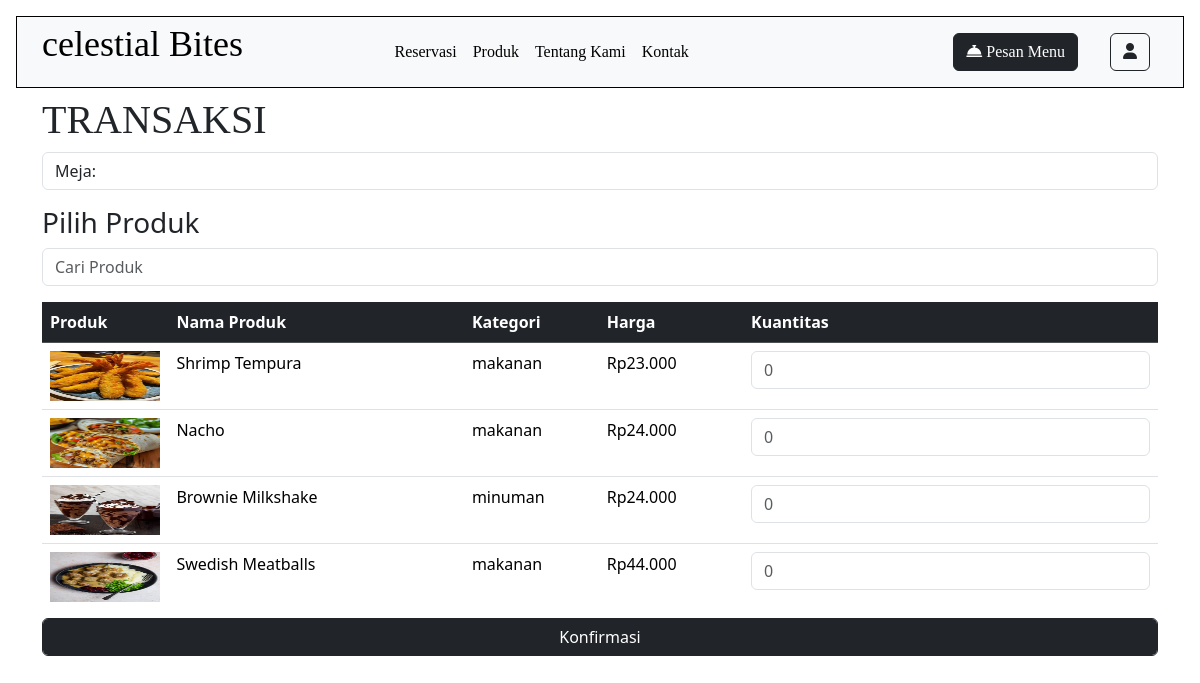
Screenshot of /pages/transaksi.php with the database file from the repository.
### tables this page shows
CREATE TABLE `produk` (
  `id_produk` int(11) NOT NULL,
  `nama_produk` varchar(255) NOT NULL,
  `kategori` enum('makanan','minuman') NOT NULL,
  `harga_produk` decimal(10,2) NOT NULL,
  `gambar_produk` text NOT NULL
);

### db/db.php (called while the page is built, shortened)
<?php
class Database {
    private $host = "localhost";
    private $user = "root";
    private $pass = "";
    private $db = "celestial_bites";
    public $conn;
    public function __construct(){
        $this->conn = new mysqli($this->host, $this->user, $this->pass, $this->db);
    }
    public function query($sql) {
        return $this->conn->query($sql);
    }
}
?>

### db/produk.php (called while the page is built, shortened)
<?php
require_once 'db.php';
class Produk
{
    public $db;
    public function __construct()
    {
        $this->db = new Database();
    }
    public function read()
    {
        $query = "SELECT * FROM produk ORDER BY id_produk desc";
        return $this->db->query($query);
    }
}

### pages/transaksi.php (the view, shortened to what this page needs)
<?php
$id_meja = $_SESSION['id_meja'];
?>
<!DOCTYPE html>
<html lang="en">
<head>
    <link rel="stylesheet" href="../style/font.css">
    <link rel="stylesheet" href="https://cdnjs.cloudflare.com/ajax/libs/font-awesome/6.6.0/css/all.min.css" />
    <link href="https://cdn.jsdelivr.net/npm/bootstrap@5.3.3/dist/css/bootstrap.min.css" rel="stylesheet">
</head>
<body>
    <?php include "../navbar.php"; ?>
    <section class="section-trans container align-item-left">
        <div class="d-flex flex-column">
            <h1>TRANSAKSI</h1>
            <form id="transaksiForm" action="../db/transaksi_action.php?action=insert" method="POST" class="contact-form">
                <div class="mb-3">
                    <label for="id_meja" class="form-control">Meja: <?php echo htmlspecialchars($id_meja); ?></label>
                </div>
                <h3>Pilih Produk</h3>
                <div class="mb-3 search">
                    <input type="text" class="form-control" placeholder="Cari Produk" id="searchInput" onkeyup="filterProducts()">
                </div>
                <div class="mb-3">
                    <div style="max-height: 300px; overflow-y: auto;">
                        <table class="table" id="productTable">
                            <thead class="table-dark" style="position: sticky; top: 0;">
                                <tr>
                                    <th>Produk</th>
                                    <th>Nama Produk</th>
                                    <th>Kategori</th>
                                    <th>Harga</th>
                                    <th>Kuantitas</th>
                                </tr>
                            </thead>
                            <tbody>
                                <?php
                                require_once '../db/produk.php';
                                $produk = new Produk;
                                $result = $produk->read();
                                while ($row = $result->fetch_assoc()) {
                                ?>
                                    <tr>
                                        <td>
                                            <img style="max-height: 50px;" src="../img/card/<?php echo htmlspecialchars($row['gambar_produk']) ?>" class="card-img-top" alt="<?php echo htmlspecialchars($row['nama_produk']) ?>">
                                        </td>
                                        <td class="product-name"><?php echo htmlspecialchars($row['nama_produk']); ?></td>
                                        <td><?php echo htmlspecialchars($row['kategori']); ?></td>
                                        <td><?php echo 'Rp' . number_format($row['harga_produk'], 0, ',', '.'); ?></td>
                                        <td>
                                            <input type="number" name="jumlah_pesanan[<?php echo $row['id_produk']; ?>]" class="form-control quantity-input" placeholder="0" min="0" onchange="checkQuantity(this)">
                                        </td>
                                    </tr>
                                <?php } ?>
                            </tbody>
                        </table>
                    </div>
                </div>
                <button type="button" class="btn btn-dark form-control submit-btn w-100" data-bs-toggle="modal" data-bs-target="#modal">Konfirmasi</button>
            </form>
        </div>
    </section>
</body>
</html>

### navbar.php (shortened to what this page needs)
<!DOCTYPE html>
<html lang="en">
<head>
    <link rel="stylesheet" href="https://cdnjs.cloudflare.com/ajax/libs/font-awesome/6.6.0/css/all.min.css" />
    <link href="https://cdn.jsdelivr.net/npm/bootstrap@5.3.3/dist/css/bootstrap.min.css" rel="stylesheet">
    <link rel="stylesheet" href="style/font.css">
</head>
<body>
    <nav class="navbar navbar-expand-lg navbar-light bg-light fixed-top ms-3 me-3 mt-3">
        <div class="container">
            <a class="navbar-brand me-5" href="homes.php">
                <p class="celestial-bites">
                    <span class="text-wrapper-12">celestial </span>
                    <span class="text-wrapper-4">Bites</span>
                </p>
            </a>
            <div class="collapse navbar-collapse ps-5" id="navbarNav">
                <ul class="navbar-nav ms-auto">
                    <li class="nav-item">
                        <a class="nav-link" href="reservasi.php">Reservasi</a>
                    </li>
                    <li class="nav-item">
                        <a class="nav-link" href="produk.php">Produk</a>
                    </li>
                    <li class="nav-item">
                        <a class="nav-link" href="tentang.php">Tentang Kami</a>
                    </li>
                    <li class="nav-item">
                        <a class="nav-link" href="kontak.php">Kontak</a>
                    </li>
                </ul>
                <ul class="navbar-nav ms-auto">
                    <li class="nav-item me-3">
                        <a class="nav-link" href="transaksi_menu.php">
                            <button class="btn btn-dark">
                            <i class="fa-solid fa-bell-concierge"></i> Pesan Menu
                            </button>
                        </a>
                    </li>
                    <li class="nav-item">
                        <a class="nav-link" href="profil.php">
                            <button class="btn btn-outline-dark">
                                <i class="fa-solid fa-user"></i>
                            </button>
                        </a>
                    </li>
                </ul>
            </div>
        </div>
    </nav>
</body>
</html>

### pages/transaksi.php (style rules this page uses)
.section-trans { padding: 6rem 0; margin-top: 0; }
h1, h2 { font-family: 'Perandory'; }
table { max-height: 3rem; overflow-y: auto; }

### navbar.php (style rules this page uses)
a { font-family: "Montserrat Medium"; }
.nav-item a { color: black; }
.navbar { border: 1px solid black; }
.celestial-bites .text-wrapper-12 { font-family: 'Perandory'; }
.celestial-bites .text-wrapper-4 { font-family: "Burgues Script"; }
.celestial-bites { font-size: 3vw; position: absolute; top: 0; }

### rows the page displays
produk: gambar_produk (picture), nama_produk "Shrimp Tempura", kategori "makanan", harga_produk "23.000"
produk: gambar_produk (picture), nama_produk "Nacho", kategori "makanan", harga_produk "24.000"
produk: gambar_produk (picture), nama_produk "Brownie Milkshake", kategori "minuman", harga_produk "24.000"
produk: gambar_produk (picture), nama_produk "Swedish Meatballs", kategori "makanan", harga_produk "44.000"
